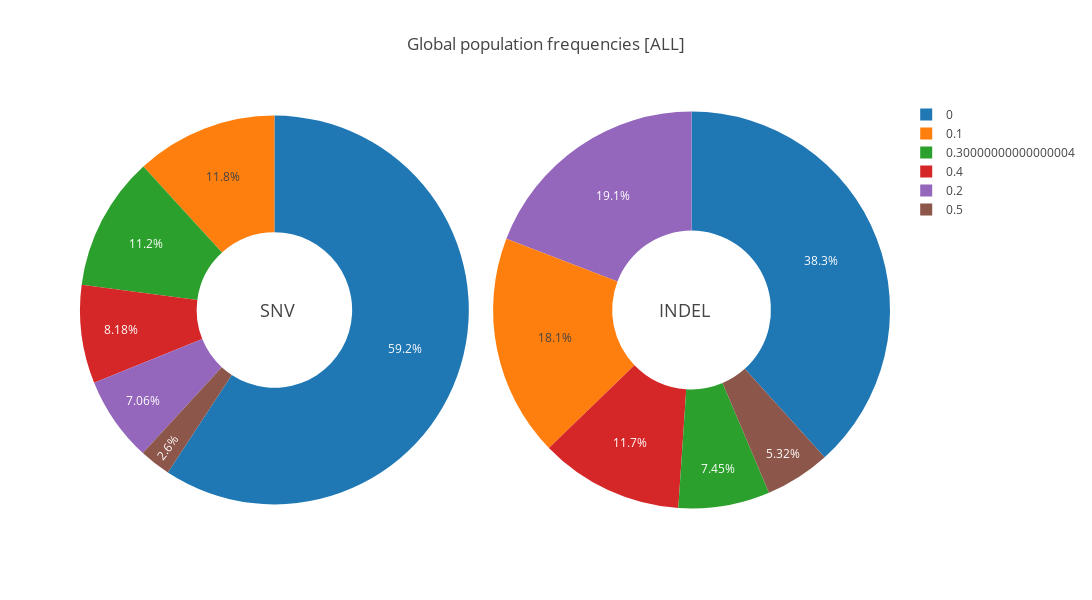

Notebook code for this chart:
### Code cell
import plotly.offline as py
import plotly.graph_objs as go
from plotly.offline import get_plotlyjs, init_notebook_mode

snvPandas = oskar.facet(df, "type[SNV]>>popFreq__GNOMAD_GENOMES__ALL[0..0.5]:0.1").toPandas()
indelPandas = oskar.facet(df, "type[INDEL]>>popFreq__GNOMAD_GENOMES__ALL[0..0.5]:0.1").toPandas()

init_notebook_mode(connected=True)

fig = {
  "data": [
    {
      "values": snvPandas["count"],
      "labels": snvPandas["popFreq__GNOMAD_GENOMES__ALLRange"],
      "domain": {"x": [0, .48]},
      "hole": .4,
      "type": "pie"
    },
    {
      "values": indelPandas["count"],
      "labels": indelPandas["popFreq__GNOMAD_GENOMES__ALLRange"],
      "domain": {"x": [.51, 1]},
      "hole": .4,
      "type": "pie"
    }],
  "layout": {
        "title":"Global population frequencies [ALL]",
        "autosize":False,
        "width":1500,
        "height":600,
        "annotations": [
            {
                "font": {
                    "size": 18
                },
                "showarrow": False,
                "text": "SNV",
                "x": 0.22,
                "y": 0.5
            },
            {
                "font": {
                    "size": 18
                },
                "showarrow": False,
                "text": "INDEL",
                "x": 0.78,
                "y": 0.5
            }
        ]
    }
}
py.iplot(fig, filename='donut')

### Figure 1 — Plotly figure (JSON) as saved in the notebook; plotly's stock layout.template omitted (floating-point values rounded to 4 significant figures)
{"data": [{"domain": {"x": [0, 0.48]}, "hole": 0.4, "labels": [0, 0.1, 0.2, 0.3, 0.4, 0.5], "type": "pie", "uid": "c2450986-5aae-4199-8c72-3b11e207cf91", "values": [478, 95, 57, 90, 66, 21]}, {"domain": {"x": [0.51, 1]}, "hole": 0.4, "labels": [0, 0.1, 0.2, 0.3, 0.4, 0.5], "type": "pie", "uid": "b17eeb27-5ad5-4853-be92-cddc3b68b7d8", "values": [36, 17, 18, 7, 11, 5]}], "layout": {"annotations": [{"font": {"size": 18}, "showarrow": false, "text": "SNV", "x": 0.22, "y": 0.5}, {"font": {"size": 18}, "showarrow": false, "text": "INDEL", "x": 0.78, "y": 0.5}], "autosize": false, "height": 600, "title": "Global population frequencies [ALL]", "width": 1500}}
